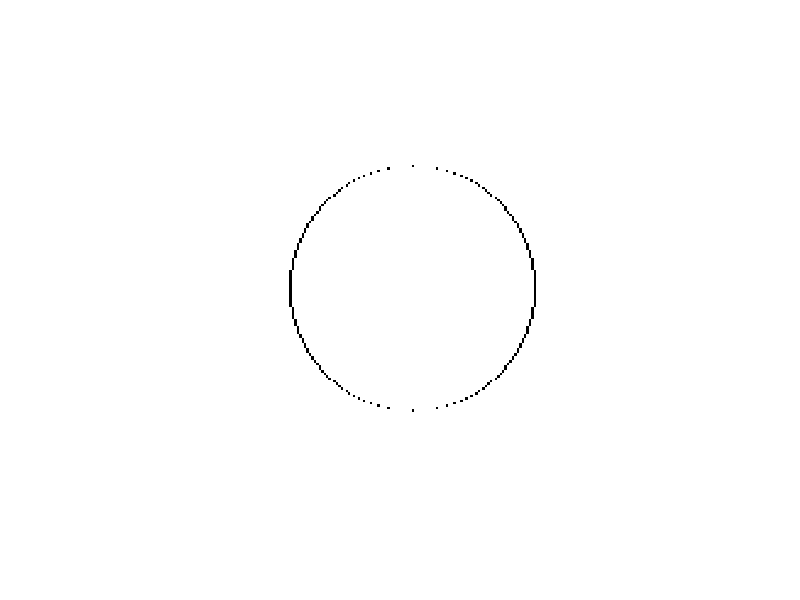

MATLAB code to generate this figure:
img(1:200,1:200,1:3)=255;
img=uint8(img);
for i=0:50
    j=sqrt(2500-i*i);
    j=round(j);
    k=50-i;
    l=sqrt(2500-k*k);
    l=round(l);
    x=i+100;
    y=j+100;
    u=i+50;
    v=l+100;
    j1=-j;
    y1=j1+100;
    l1=-l;
    v1=l1+100;
    img(u,v1,1:3)=0;
    img(x,y1,1:3)=0;
    img(x,y,1:3)=0;
    img(u,v,1:3)=0;
end
imshow(img)